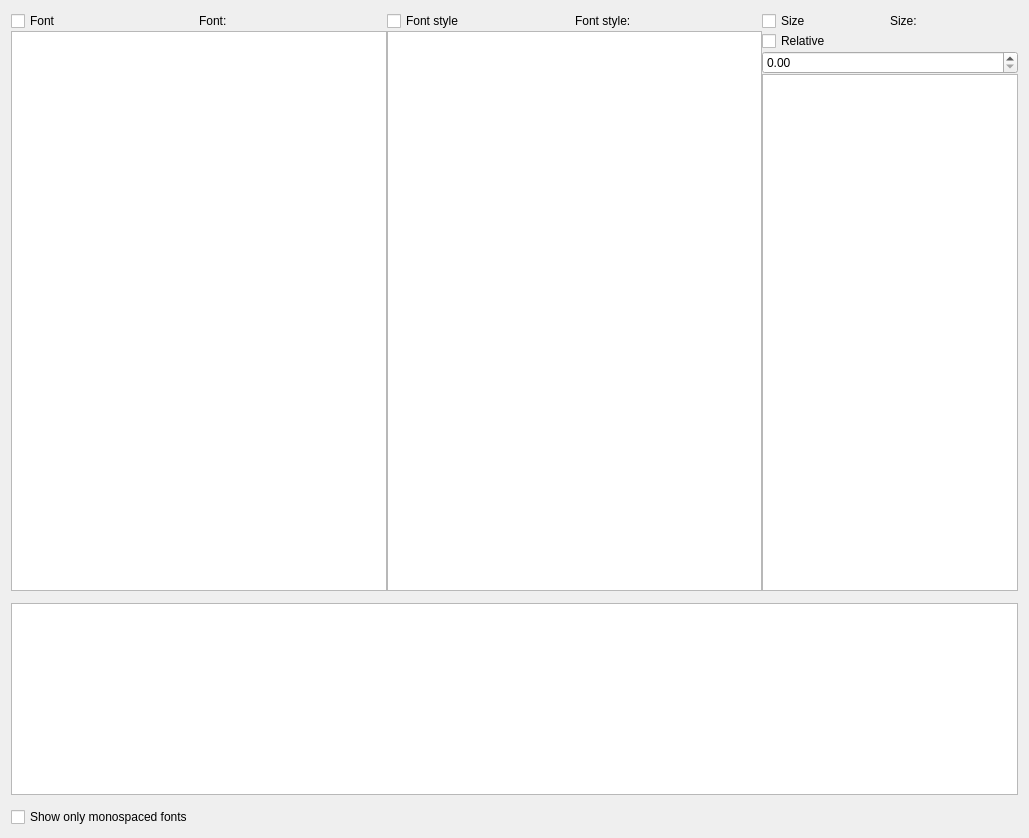
<?xml version="1.0" encoding="UTF-8"?>
<ui version="4.0">
 <class>KFontChooserWidget</class>
 <widget class="QWidget" name="KFontChooserWidget">
  <property name="geometry">
   <rect>
    <x>0</x>
    <y>0</y>
    <width>1029</width>
    <height>838</height>
   </rect>
  </property>
  <layout class="QVBoxLayout" name="verticalLayout_3">
   <item>
    <layout class="QGridLayout" name="gridLayout" rowstretch="1,0,0">
     <property name="verticalSpacing">
      <number>12</number>
     </property>
     <item row="0" column="0">
      <layout class="QHBoxLayout" name="horizontalLayout_2" stretch="1,1,0">
       <item>
        <layout class="QVBoxLayout" name="fontLayout">
         <item>
          <layout class="QHBoxLayout" name="horizontalLayout">
           <item>
            <widget class="QCheckBox" name="familyCheckBox">
             <property name="text">
              <string>Font</string>
             </property>
            </widget>
           </item>
           <item>
            <widget class="QLabel" name="familyLabel">
             <property name="text">
              <string>Font:</string>
             </property>
            </widget>
           </item>
          </layout>
         </item>
         <item>
          <widget class="QListWidget" name="familyListWidget"/>
         </item>
        </layout>
       </item>
       <item>
        <layout class="QVBoxLayout" name="styleLayout">
         <item>
          <layout class="QHBoxLayout" name="horizontalLayout_4">
           <item>
            <widget class="QCheckBox" name="styleCheckBox">
             <property name="text">
              <string>Font style</string>
             </property>
            </widget>
           </item>
           <item>
            <widget class="QLabel" name="styleLabel">
             <property name="text">
              <string>Font style:</string>
             </property>
            </widget>
           </item>
          </layout>
         </item>
         <item>
          <widget class="QListWidget" name="styleListWidget"/>
         </item>
        </layout>
       </item>
       <item>
        <layout class="QVBoxLayout" name="verticalLayout_5">
         <item>
          <layout class="QHBoxLayout" name="sizeLayout">
           <item>
            <widget class="QCheckBox" name="sizeCheckBox">
             <property name="text">
              <string>Size</string>
             </property>
            </widget>
           </item>
           <item>
            <widget class="QLabel" name="sizeLabel">
             <property name="text">
              <string>Size:</string>
             </property>
            </widget>
           </item>
          </layout>
         </item>
         <item>
          <widget class="QCheckBox" name="sizeIsRelativeCheckBox">
           <property name="text">
            <string>Relative</string>
           </property>
          </widget>
         </item>
         <item>
          <widget class="QDoubleSpinBox" name="sizeSpinBox"/>
         </item>
         <item>
          <widget class="QListWidget" name="sizeListWidget">
           <property name="sizePolicy">
            <sizepolicy hsizetype="Minimum" vsizetype="Expanding">
             <horstretch>0</horstretch>
             <verstretch>0</verstretch>
            </sizepolicy>
           </property>
          </widget>
         </item>
        </layout>
       </item>
      </layout>
     </item>
     <item row="1" column="0">
      <layout class="QHBoxLayout" name="sampleTextEditLayout">
       <item>
        <widget class="QTextEdit" name="sampleTextEdit">
         <property name="whatsThis">
          <string>This sample text illustrates the current settings. You may edit it to test special characters.</string>
         </property>
         <property name="acceptRichText">
          <bool>false</bool>
         </property>
        </widget>
       </item>
      </layout>
     </item>
     <item row="2" column="0">
      <widget class="QCheckBox" name="onlyFixedCheckBox">
       <property name="text">
        <string>Show only monospaced fonts</string>
       </property>
      </widget>
     </item>
    </layout>
   </item>
  </layout>
 </widget>
 <resources/>
 <connections/>
</ui>
